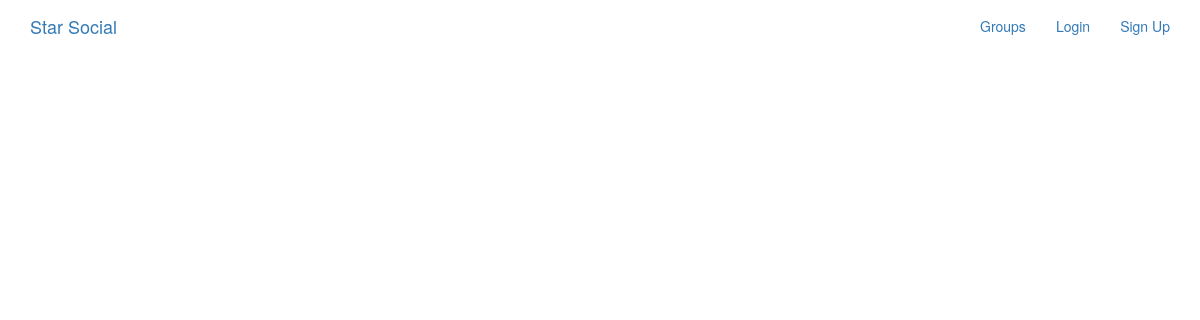
The app's page /posts/, older data.
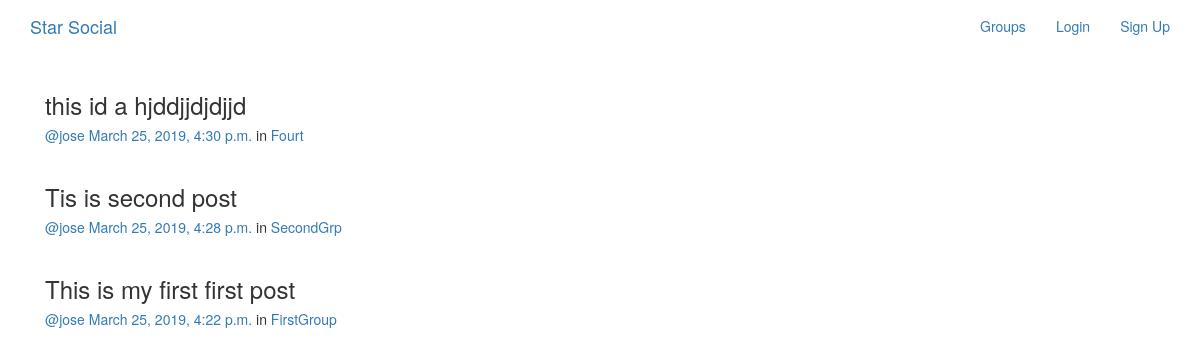
The same page, newer data.
### posts/models.py (models this page shows, shortened)
class Post(models.Model):
    user = models.ForeignKey(User, related_name='posts')
    created_at = models.DateTimeField(auto_now=True)
    message = models.TextField()
    message_html = models.TextField(editable=False)
    group = models.ForeignKey(Group, related_name='posts', null=True, blank=True)
    class Meta:
        ordering = ['-created_at']
        unique_together = ['user','message']

### groups/models.py (models this page shows, shortened)
class Group(models.Model):
    name = models.CharField(max_length=255, unique=True)
    slug = models.SlugField(allow_unicode=True, unique=True)
    description = models.TextField(blank=True, default=' ')
    description_html = models.TextField(editable=False, default=' ', blank=True)
    members = models.ManyToManyField(User, through='GroupMember')
    class Meta:
        ordering = ['name']

### posts/views.py (the view)
class PostList(SelectRelatedMixin, generic.ListView):
    model = models.Post
    select_related = ('user','group')

### posts/templates/posts/post_list.html (shortened to what this page needs)
{% extends "posts/post_base.html" %}
{% block post_content %}
    <div class="col-md-8">
        {% for post in post_list %}
            {% include "posts/_post.html" %}
        {% endfor %}
    </div>
{% endblock %}

### posts/templates/posts/_post.html (shortened to what this page needs)
<div class="post media">
    <h3>{{ post.message_html|safe }}</h3>
    <div class="media-body">
        <h5 class="media-heading">
            <span class="username">
                <a href="{% url 'posts:for_user' username=post.user.username %}">
                    @{{ post.user.username}}
                </a>
            </span>
            <time class="time">
                <a href="{% url 'posts:single' username=post.user.username pk=post.pk %}">
                    {{post.created_at}}
                </a>
            </time>
            {% if post.group %}
            <span class="group-name">in <a href="#">{{ post.group.name }}</a> </span>
            {% endif %}
        </h5>
    </div>
</div>

Row changes from the older to the newer data that the page shows:
added Post: message_html "this id a hjddjjdjdjjd", user.username "jose", created_at "March 25, 2019, 4:30 p.m.", group.name "Fourt"
added Post: message_html "Tis is second post", user.username "jose", created_at "March 25, 2019, 4:28 p.m.", group.name "SecondGrp"
added Post: message_html "This is my first first post", user.username "jose", created_at "March 25, 2019, 4:22 p.m.", group.name "FirstGroup"
